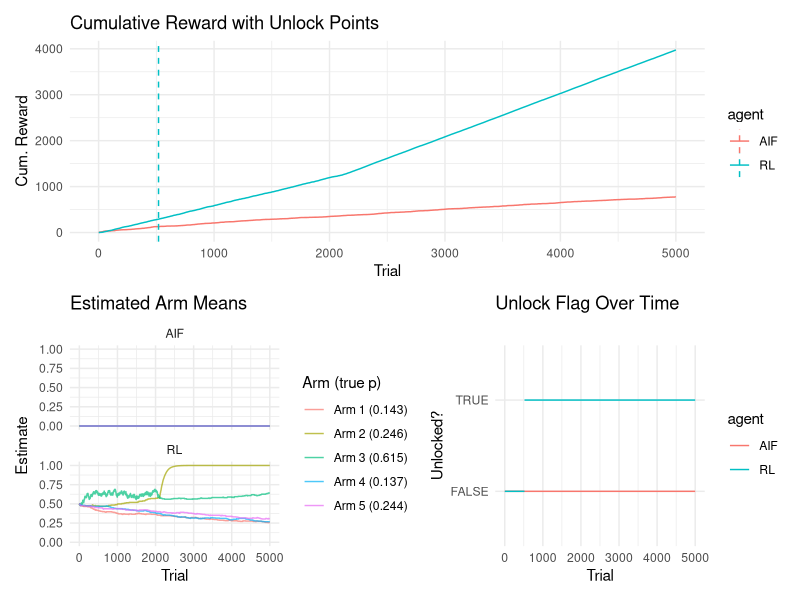

This chart was generated by the following R code:
rm(list=ls())

library(tidyverse)
library(patchwork)

{
  seed <- sample(1:10000, 1)
  set.seed(seed)
  
  # 1) Problem spec
  k      <- 5
  true_p <- runif(k, 0.1, 0.9)
  T      <- 5000
  alpha  <- 0.01
  eps    <- 0.1
  
  # 2) AIF knobs
  w_epi  <- 10.0
  lambda <- 5.0
  gamma  <- 15.0
  
  # 3) Storage & init
  Q          <- rep(0.5, k)
  a_counts   <- rep(1, k)
  b_counts   <- rep(1, k)
  reward_rl  <- numeric(T)
  reward_ai  <- numeric(T)
  rl_Q_hist  <- matrix(0, nrow=T, ncol=k)
  ai_p_hist  <- matrix(0, nrow=T, ncol=k)
  
  # unlock tracking
  secret_seq      <- c(2,4,3)
  L               <- length(secret_seq)
  unlock_arm      <- secret_seq[1]
  last_rl         <- integer(0); unlocked_rl <- FALSE
  last_ai         <- integer(0); unlocked_ai <- FALSE
  unlocked_rl_vec <- logical(T)
  unlocked_ai_vec <- logical(T)
  
  # KL helper
  kl_beta <- function(a1,b1,a0,b0) {
    t1 <- lgamma(a0+b0)-lgamma(a0)-lgamma(b0)
    t2 <- lgamma(a1)+lgamma(b1)-lgamma(a1+b1)
    t3 <- (a1-a0)*(digamma(a1)-digamma(a1+b1))
    t4 <- (b1-b0)*(digamma(b1)-digamma(a1+b1))
    t5 <- (a0+b0-a1-b1)*(digamma(a0+b0)-digamma(a1+b1))
    t1+t2+t3+t4+t5
  }
  
  # 4) Simulation
  for(t in seq_len(T)){
    #–– RL step ––
    rl_Q_hist[t,] <- Q
    if(runif(1)<eps) a_rl <- sample.int(k,1) else a_rl <- which.max(Q)
    r_rl <- if(unlocked_rl && a_rl==unlock_arm) 1 else rbinom(1,1,true_p[a_rl])
    Q[a_rl]       <- Q[a_rl] + alpha * (r_rl - Q[a_rl])
    reward_rl[t]  <- r_rl
    
    # update RL history & unlock flag
    last_rl <- c(last_rl, a_rl)
    if(length(last_rl)>L) last_rl <- tail(last_rl, L)
    if(!unlocked_rl && length(last_rl)==L && all(last_rl==secret_seq)) {
      unlocked_rl <- TRUE
    }
    unlocked_rl_vec[t] <- unlocked_rl
    
    #–– AIF step ––
    seqs      <- expand.grid(a1=1:k, a2=1:k, a3=1:k)
    best_score<- Inf
    best_a    <- NA
    p0        <- a_counts / (a_counts + b_counts)
    
    # helper: expected KL for pulling arm a once
    efe_one <- function(a, p_prior, alpha, beta) {
      # P(o=1) = p_prior,  P(o=0) = 1-p_prior
      kl1 <- kl_beta(alpha[a]+1, beta[a], alpha[a], beta[a])
      kl0 <- kl_beta(alpha[a],   beta[a]+1, alpha[a], beta[a])
      epi <- p_prior[a]*kl1 + (1-p_prior[a])*kl0
      ext <- p_prior[a]        # expected reward
      list(extr=ext, epi=epi)
    }
    
    # simulate each sequence
    for(i in seq_len(nrow(seqs))) {
      plan <- as.integer(seqs[i, ])
      score <- 0
      # local copies
      p_sim     <- p0
      alpha_sim<- a_counts
      beta_sim <- b_counts
      
      # roll out 3 steps
      for(h in 1:3) {
        a_h <- plan[h]
        # exact expected EFE for that pull
        tmp <- efe_one(a_h, p_sim, alpha_sim, beta_sim)
        score <- score - (lambda * tmp$extr)       # extrinsic
        score <- score - (w_epi * tmp$epi)         # epistemic
        
        # now *update* your simulated counts
        # assume the *mean* outcome: alpha+=p, beta+=(1-p)
        alpha_sim[a_h] <- alpha_sim[a_h] + p_sim[a_h]
        beta_sim[a_h]  <- beta_sim[a_h]  + (1 - p_sim[a_h])
        # recompute p_sim afterwards
        p_sim[a_h]     <- alpha_sim[a_h] / (alpha_sim[a_h] + beta_sim[a_h])
      }
      
      if (score < best_score) {
        best_score <- score
        best_a     <- plan[1]
      }
    }
    
    #  now execute best_a
    a_ai <- best_a
    r_ai <- if (unlocked_ai && a_ai==unlock_arm) 1 else rbinom(1,1,true_p[a_ai])
    reward_ai[t] <- r_ai
    
    # 5) Update AIF’s memory & unlock flag (unchanged)
    last_ai <- c(last_ai, a_ai)
    if(length(last_ai)>L) last_ai <- tail(last_ai, L)
    if(!unlocked_ai && length(last_ai)==L && all(last_ai==secret_seq)){
      unlocked_ai <- TRUE
    }
    unlocked_ai_vec[t] <- unlocked_ai
    
    # 6) Real Bayesian update of counts
    a_counts[a_ai] <- a_counts[a_ai] + r_ai
    b_counts[a_ai] <- b_counts[a_ai] + (1 - r_ai)
  }
  
  arm_labels <- paste0("Arm ", seq_len(k), " (", sprintf("%.3f", true_p), ")")
  
  # 5) Plotting
  
  # 5.1) Unlock times
  unlock_time_rl <- which(unlocked_rl_vec)[1]
  unlock_time_ai <- which(unlocked_ai_vec)[1]
  
  # 5.2) Cumulative reward
  df_r <- tibble(
    trial = 1:T,
    RL    = cumsum(reward_rl),
    AIF   = cumsum(reward_ai)
  ) %>% pivot_longer(-trial, names_to="agent", values_to="cum_reward")
  
  vline_df <- tibble(
    agent       = c("RL","AIF"),
    unlock_time = c(unlock_time_rl, unlock_time_ai)
  )
  
  p1 <- ggplot(df_r, aes(trial, cum_reward, color=agent)) +
    geom_line() +
    geom_vline(data=vline_df, aes(xintercept=unlock_time, color=agent),
               linetype="dashed") +
    theme_minimal() +
    labs(title="Cumulative Reward with Unlock Points",
         x="Trial", y="Cum. Reward")
  
  # 5.3) Belief trajectories
  df_q <- as_tibble(rl_Q_hist) %>%
    set_names(arm_labels) %>%
    mutate(trial=1:T) %>%
    pivot_longer(-trial, names_to="arm", values_to="value") %>%
    mutate(agent="RL")
  
  df_p <- as_tibble(ai_p_hist) %>%
    set_names(arm_labels) %>%
    mutate(trial=1:T) %>%
    pivot_longer(-trial, names_to="arm", values_to="value") %>%
    mutate(agent="AIF")
  
  p2 <- bind_rows(df_q, df_p) %>%
    ggplot(aes(trial, value, color=arm)) +
    geom_line(alpha=0.7) +
    facet_wrap(~agent, ncol=1) +
    theme_minimal() +
    labs(title="Estimated Arm Means", x="Trial", y="Estimate",
         color="Arm (true p)")
  
  # 5.4) Unlock flag over time
  df_u <- tibble(
    trial = 1:T,
    RL    = unlocked_rl_vec,
    AIF   = unlocked_ai_vec
  ) %>% pivot_longer(-trial, names_to="agent", values_to="unlocked")
  
  p3 <- ggplot(df_u, aes(trial, unlocked, color=agent)) +
    geom_step() +
    theme_minimal() +
    labs(title="Unlock Flag Over Time", x="Trial", y="Unlocked?")
  
  # 5.5) Combine
  print(p1 / (p2 | p3))
}
